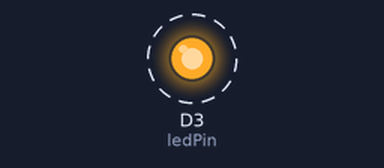
Simulated run of this sketch. Board: ESP8266 (NodeMCU). Parts: output pins drawn as LEDs (lit = HIGH). Dashed ring = blinking.

Above: at 0.5 s.
Timing chart, 0 to 4.6 s (numbered marks = the images above):
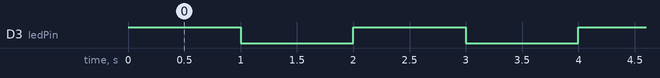

The sketch:

BasicLED.ino
```cpp
// Define a pin we'll place an LED on
int ledPin = D3;

void setup()
{
  // Set up the LED for output
  pinMode(ledPin, OUTPUT);

}

void loop()
{

  // turn the power on to the LED
  digitalWrite(ledPin, HIGH);
  delay( 1000 ); // wait 1s

  // turn the power off to the LED
  digitalWrite(ledPin, LOW);
  delay( 1000 ); // wait 1s

}
```

Measured:
- by itself, D3 (ledPin): alternates HIGH for 1.0 s and LOW for 1.0 s
